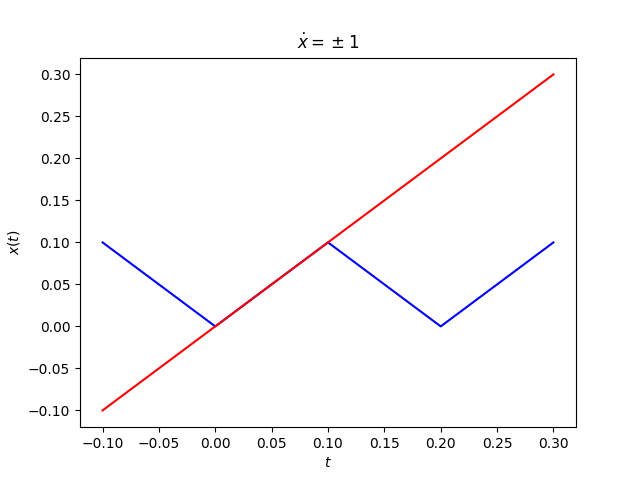

The script that saved this image:
import numpy as np
import matplotlib.pyplot as plt
import os,sys,inspect

currentdir = os.path.dirname(os.path.abspath(inspect.getfile(inspect.currentframe())))
parentdir = os.path.dirname(currentdir)
sys.path.insert(0,parentdir) 

from funcs import NonLinear

system = NonLinear(0.5,0.1)

x=np.zeros(system.stepsnumber)
t=np.linspace(0,0,system.stepsnumber)

x[0]=0

for i in np.arange(system.stepsnumber):
    t[i]=(i-1)*system.dt
    system.sign(x[i-1])
    x[i]=x[i-1]+system.signdt
    
print(t[0:3])
plt.plot(t, x, 'b')
plt.plot(t, t, 'r')
plt.title('$\dot{x}=\pm 1$')
plt.xlabel('$t$')
plt.ylabel('$x(t)$')
plt.savefig('sign.png')
plt.show()
